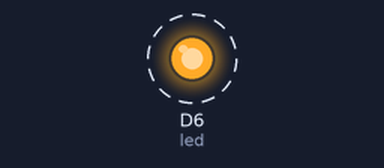
A sketch run on a simulated Arduino MKR. On the bench: output pins drawn as LEDs (lit = HIGH). Dashed ring = blinking. WiFi joins after 1.5 s; servers stay silent unless stated; what the sketch prints to the serial monitor is not drawn.

Above: at 7.1 s.
Timing chart, 0 to 11.6 s (numbered marks = the images above):
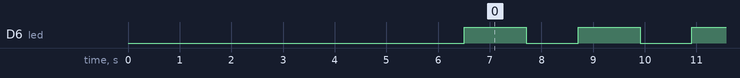

The sketch:

allfunccode102demo2.ino
```cpp
#include <WiFiNINA.h>
#include <SPI.h>
 #include <Ethernet.h>
#define SECRET_SSID "dlink"
#define SECRET_PASS ""
char ssid[] = SECRET_SSID;        // your network SSID (name)
char pass[] = SECRET_PASS;    // your network password (use for WPA, or use as key for WEP)
int status = WL_IDLE_STATUS;     // the Wifi radio's status
IPAddress gateway(192,168,0,1);
WiFiServer server(80);
WiFiClient client;
WiFiClient client1;
int led =  LED_BUILTIN;
//EthernetClient client1;
IPAddress ipserver(192,168,0,101);
int pingResult;
void setup() {

  pinMode(led, OUTPUT);
  //Initialize serial and wait for port to open:
  Serial.begin(9600);
 // while (!Serial);

  // attempt to connect to Wifi network:
  while (status != WL_CONNECTED) {
    Serial.print("Attempting to connect to network: ");
    Serial.println(ssid);
    // Connect to WPA/WPA2 network:
    status = WiFi.begin(ssid, pass);
    // wait 10 seconds for connection:
    delay(5000);
  }

  // you're connected now, so print out the data:
  Serial.println("You're connected to the network");

  Serial.println("----------------------------------------");
  printData();

  Serial.println("----------------------------------------");
     //server.begin();
   Serial.print("Connected to wifi. My address:");
   IPAddress ip102 = WiFi.localIP();
    Serial.println("I am ");
   Serial.println(ip102);
   pingall();


}

void loop() {

//pingall();
 IPAddress ip102 = WiFi.localIP();
    Serial.println("I am ");
   Serial.println(ip102);
  //delay(000);
//client = server.available();
 //Serial.println(client);
 digitalWrite(LED_BUILTIN, HIGH);
client.connect(ipserver, 80);
if(client.connected())
{
client.println("Hello server! Are you there?\r");  // sends the message to the server
  String answer = client.readStringUntil('\r');   // receives the answer from the sever
  Serial.println("from server: " + answer);
  client.flush();
}

 digitalWrite(LED_BUILTIN, LOW);
 delay(1000);
//connectpc();


 //printData();
 Serial.println("----------------------------------------");
// delay(5000);


}
void printData() {
  Serial.println("Board Information:");
  // print your board's IP address:
 IPAddress ip = WiFi.localIP();
  Serial.print("IP Address: ");
 Serial.println(ip);

  Serial.println();
  Serial.println("Network Information:");
  Serial.print("SSID: ");
  Serial.println(WiFi.SSID());

  // print the received signal strength:
  long rssi = WiFi.RSSI();
  Serial.print("signal strength (RSSI):");
  Serial.println(rssi);

  byte encryption = WiFi.encryptionType();
  Serial.print("Encryption Type:");
  Serial.println(encryption, HEX);
  Serial.println();
}
void pingall()
{
  Serial.print("Pinging ");

  Serial.print(gateway);

  Serial.print(": ");

  pingResult = WiFi.ping(gateway);

  if (pingResult >= 0) {

    Serial.print("SUCCESS! RTT = ");

    Serial.print(pingResult);

    Serial.println(" ms");

  } else {

    Serial.print("FAILED! Error code: ");

    Serial.println(pingResult);

  }


Serial.print("Pinging ");
IPAddress ip1(192,168,0,100);

  Serial.print(ip1);

  Serial.print(": ");

  pingResult = WiFi.ping(ip1);

  if (pingResult >= 0) {

    Serial.print("SUCCESS! RTT = ");

    Serial.print(pingResult);

    Serial.println(" ms");

  } else {

    Serial.print("FAILED! Error code: ");

    Serial.println(pingResult);

  }
  /*Serial.print("Pinging ");

  Serial.print(ipserver);

  Serial.print(": ");

  pingResult = WiFi.ping(ipserver);

  if (pingResult >= 0) {

    Serial.print("SUCCESS! RTT = ");

    Serial.print(pingResult);

    Serial.println(" ms");

  } else {

    Serial.print("FAILED! Error code: ");

    Serial.println(pingResult);

  }*/

  }
  void connectpc()
  {
    if (client) {                             // if you get a client,
    Serial.println("new client");           // print a message out the serial port
    String currentLine = "";                // make a String to hold incoming data from the client
    while (client.connected()) {            // loop while the client's connected
      if (client.available()) {             // if there's bytes to read from the client,
        char c = client.read();             // read a byte, then
        Serial.write(c);                    // print it out the serial monitor
        if (c == '\n') {                    // if the byte is a newline character

          // if the current line is blank, you got two newline characters in a row.
          // that's the end of the client HTTP request, so send a response:
          if (currentLine.length() == 0) {
            // HTTP headers always start with a response code (e.g. HTTP/1.1 200 OK)
            // and a content-type so the client knows what's coming, then a blank line:
            client.println("HTTP/1.1 200 OK");
            client.println("Content-type:text/html");
            client.println();
            IPAddress ip102 = WiFi.localIP();
            int n=50;
            while(n)
            {
            client.println("data from ");
            client.println(ip102);
            client.println("... ");
             digitalWrite(led, HIGH);
            delay(200);
             digitalWrite(led, LOW);
            n--;
            }
            client.stop();
    Serial.println("client disconnected");
    client.flush();
            client.println();
            // break out of the while loop:
            break;
          }
       client.stop();
    Serial.println("client disconnected");
    client.flush();
      }
      }
  }
    }
  }
```

Measured:
- by itself, D6 (led): alternates HIGH for 1.2 s and LOW for 1.0 s
